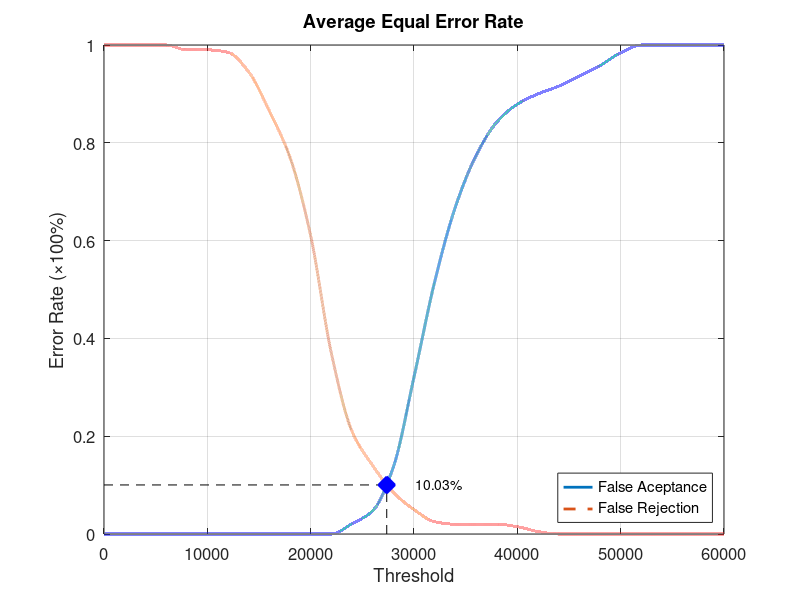
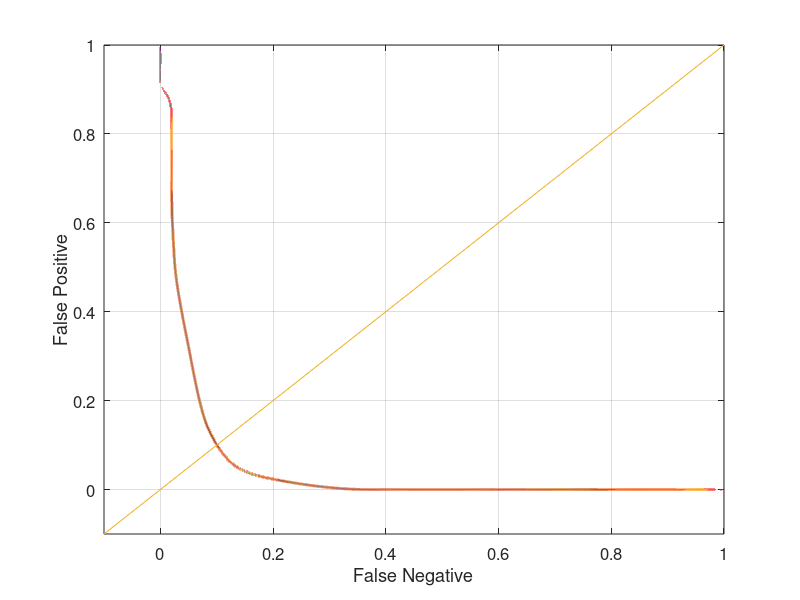

Write MATLAB code to recreate these figures, in order.
function yEER = Database4_4
close all;
clear;
clc;
x = 0:2000:60000;
xq = 0:0.5:60000;

y0 = [0 0 0 0 0 0 0 0 0 0 0 0 0.0210526 0.0473684 0.136842 0.321053 0.515789 0.668421 0.773684 0.842105 0.878947 0.9 0.915789 0.936842 0.957895 0.984211 1 1 1 1 1];
yy0 = interp1(x, y0, xq, 'pchip');
y1 = [1 1 1 1 0.99 0.99 0.985 0.945 0.865 0.77 0.61 0.37 0.21 0.14 0.085 0.05 0.025 0.02 0.02 0.02 0.015 0.005 0 0 0 0 0 0 0 0 0];
yy1 = interp1(x, y1, xq, 'pchip');

% Calculating EER: 
y2 = abs(y0 - y1);
find(y2 == min(y2))
yy2 = abs(yy0 - yy1);
xEER = find(yy2 == min(yy2));
xEERIndex = xq(xEER) % X-axis EER
yEER = yy0(xEER) % Y-axis EER

main = figure
plot(xq, yy0,'-','LineWidth', 2);	hold on
plot(xq, yy1,'--','LineWidth', 2);	hold on
plot([xEERIndex xEERIndex], [0 yEER], 'k--');	hold on
plot([0 xEERIndex], [yEER yEER], 'k--');	hold on
plot(xEERIndex, yEER, 'bx', 'LineWidth', 10);	hold on
text(xEERIndex + 10 * xEERIndex / 100, yEER, [num2str(round((10000 * yEER)) / 100) '%'])
legend('False Aceptance', 'False Rejection', 'Location', 'SouthEast')
xlabel('Threshold')
ylabel('Error Rate (\times100%)')
title('Average Equal Error Rate')
set(gca, 'FontSize', 12)
axis([0 60000 0 1])
grid on

print(main, 'Database4_4Main', '-dpng');
FNRxFPR = figure('Color', [1 1 1]);
plot(yy1, yy0, '-', yy1, yy0, 'LineWidth', 2);
hold on
y = -0.1:0.1:1
plot(y, y); 
set(gca, 'FontSize', 12)
xlabel('False Negative')
ylabel('False Positive')
axis([-0.1 1 -0.1 1])
set(gca, 'FontSize', 12)
grid on

print(FNRxFPR, 'Database4_4FNRxFPR','-dpng');
end
